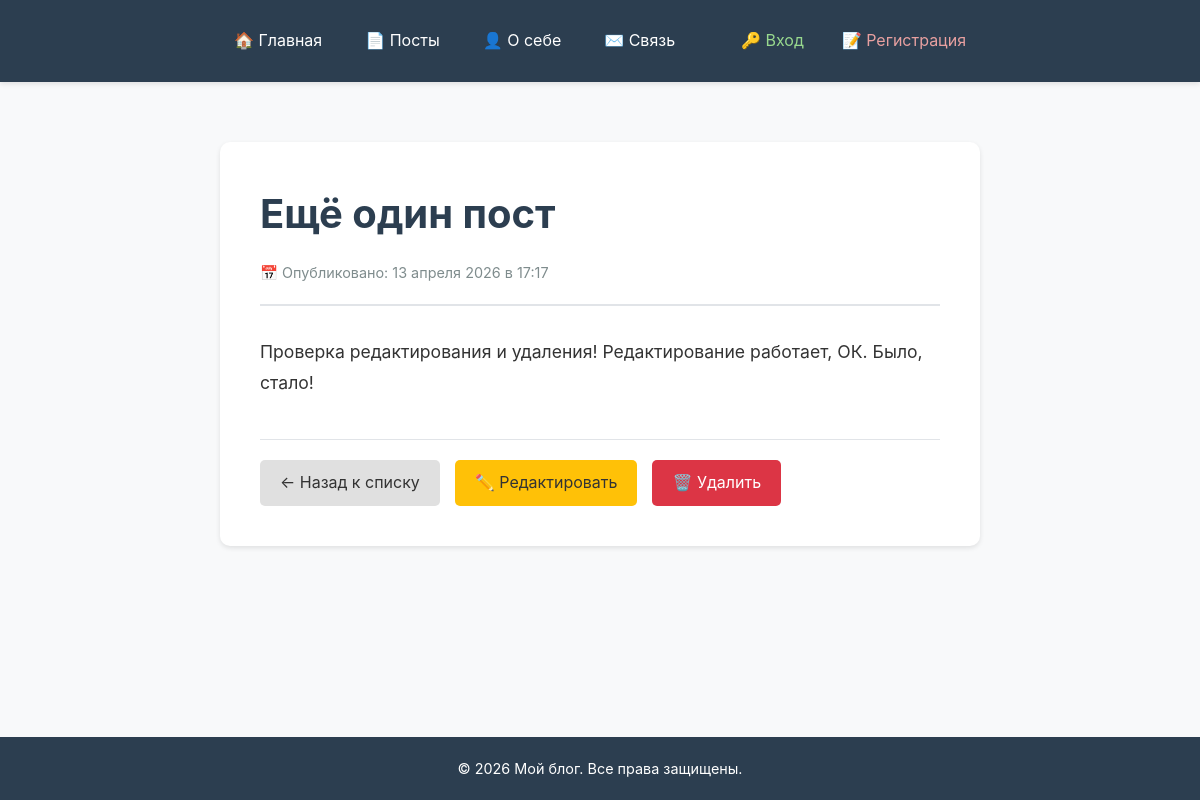
Screenshot of /posts/5/ with the database file from the repository.
### blog_app/models.py (models this page shows, shortened)
class Post(models.Model):
    title = models.CharField(max_length=200)
    content = models.TextField()
    created_at = models.DateTimeField(auto_now_add=True)

### blog_app/views.py (the view)
# urls.py: path('posts/<int:pk>/', views.PostDetailView.as_view(), name='post_detail'),
class PostDetailView(DetailView):
    model = Post
    template_name = 'blog_app/post_detail.html'
    context_object_name = 'post'

### templates/blog_app/post_detail.html (shortened to what this page needs)
{% extends 'blog_app/base_header.html' %}
{% block content %}
<div class="blog-container">
    <article class="post-detail">
        <div class="post-detail-header">
            <h1 class="post-detail-title">{{ post.title }}</h1>
            <div class="post-detail-meta">
                📅 Опубликовано: {{ post.created_at|date:"d E Y" }} в {{ post.created_at|date:"H:i" }}
            </div>
        </div>
        <div class="post-detail-content">
            {{ post.content|linebreaks }}
        </div>
        <div class="post-detail-actions">
            <a href="{% url 'post_list' %}" class="btn">← Назад к списку</a>
            <a href="{% url 'post_edit' post.pk %}" class="btn btn-edit">✏️ Редактировать</a>
            <a href="{% url 'post_delete' post.pk %}" class="btn btn-danger">🗑️ Удалить</a>
        </div>
    </article>
</div>
{% endblock %}

### static/css/main.css (style rules this page uses)
html, body { height: 100%; margin: 0; padding: 0; }
.flex-body { display: flex; flex-direction: column; min-height: 100vh; }
.blog-container { max-width: 800px; margin: 0 auto; padding: 20px; }
.btn { display: inline-block; padding: 10px 20px; background: #e0e0e0; color: #333; text-decoration: none; border-radius: 5px; border: none; cursor: pointer; transition: all 0.3s; }
.btn-edit { background: #ffc107; color: #333; }
.btn-danger { background: #dc3545; color: white; }
.post-detail { background: white; border-radius: 10px; padding: 40px; box-shadow: 0 2px 5px rgba(0, 0, 0, 0.1); }
.post-detail-header { border-bottom: 2px solid #e1e4e8; padding-bottom: 20px; margin-bottom: 30px; }
.post-detail-title { font-size: 2.5rem; color: #2c3e50; margin-bottom: 15px; }
.post-detail-meta { color: #7f8c8d; font-size: 0.9rem; }
.post-detail-content { font-size: 1.1rem; line-height: 1.8; margin-bottom: 40px; }
.post-detail-actions { display: flex; gap: 15px; padding-top: 20px; border-top: 1px solid #e1e4e8; }
* { margin: 0; padding: 0; box-sizing: border-box; }
body { font-family: -apple-system, BlinkMacSystemFont, "Segoe UI", Roboto, Oxygen, Ubuntu, sans-serif; background-color: #f8f9fa; color: #333; line-height: 1.6; }

### rows the page displays
Post: title "Ещё один пост", created_at "13 апреля 2026", created_at "17:17", content "Проверка редактирования и удаления! Редактирование работает, ОК. Было, стало!"
